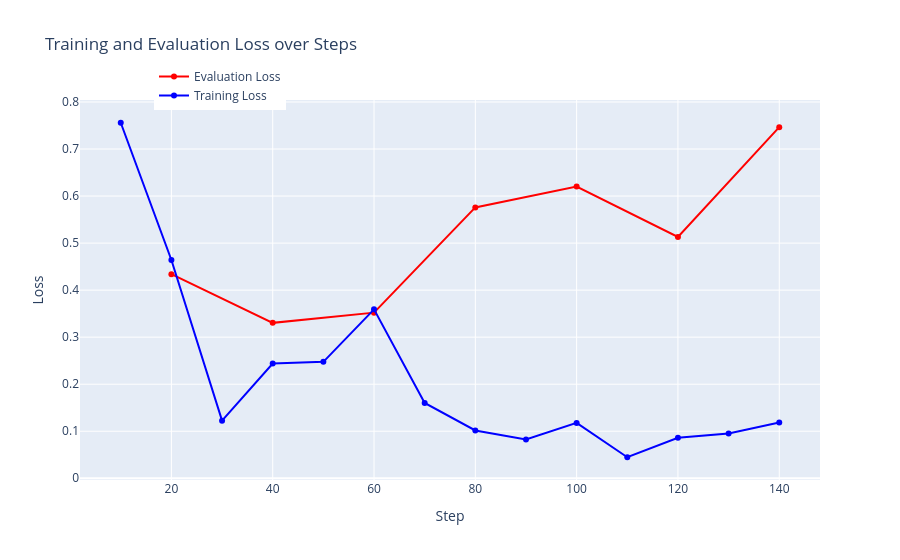

Notebook cell for this chart:
### Code cell
plot_train_eval_loss('logs/focal/2024-06-22_18-29-22/output/')

### Figure 1 — Plotly figure (JSON) as saved in the notebook; plotly's stock layout.template omitted (floating-point values rounded to 4 significant figures)
{"data": [{"line": {"color": "red"}, "mode": "lines+markers", "name": "Evaluation Loss", "type": "scatter", "x": [20, 40, 60, 80, 100, 120, 140], "y": [0.4339, 0.3304, 0.3522, 0.5759, 0.6204, 0.513, 0.7466]}, {"line": {"color": "blue"}, "mode": "lines+markers", "name": "Training Loss", "type": "scatter", "x": [10, 20, 30, 40, 50, 60, 70, 80, 90, 100, 110, 120, 130, 140], "y": [0.7559, 0.4642, 0.1225, 0.2439, 0.2476, 0.3592, 0.1601, 0.1017, 0.0827, 0.1177, 0.0447, 0.0861, 0.095, 0.1186]}], "layout": {"hovermode": "x unified", "legend": {"x": 0.1, "y": 1.1}, "title": {"text": "Training and Evaluation Loss over Steps"}, "xaxis": {"title": {"text": "Step"}}, "yaxis": {"title": {"text": "Loss"}}}}
